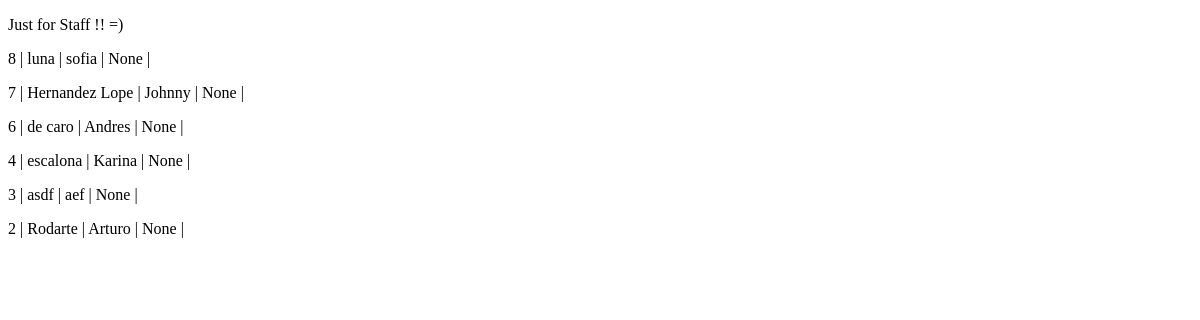
/registro/list, run on an earlier commit of the app's database.
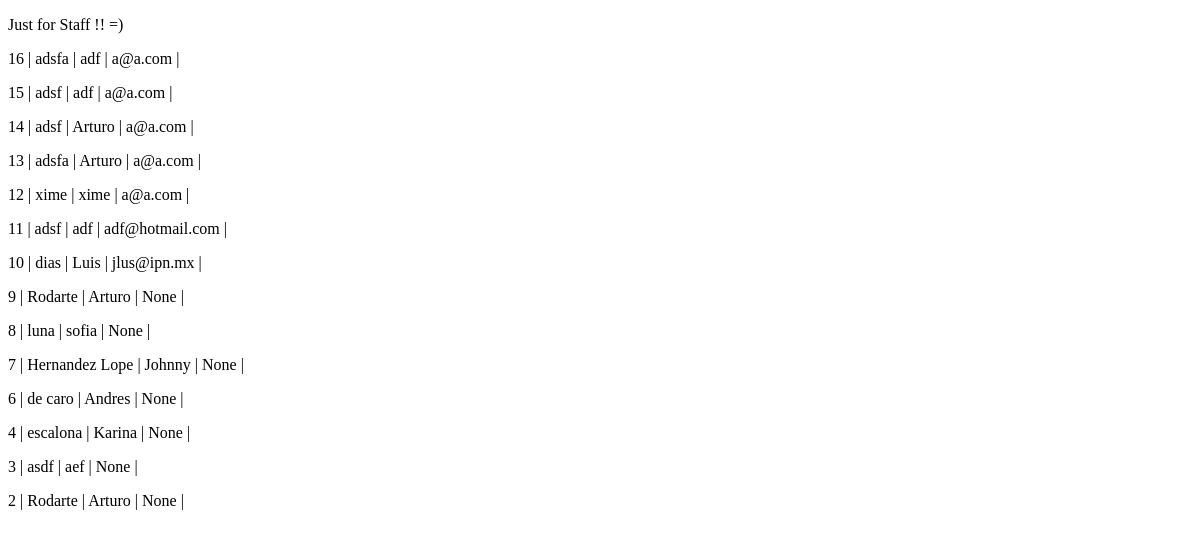
And on a later commit of the database.
### myapps/myregister/models.py (models this page shows, shortened)
class MyRegisterModel(models.Model):
    name = models.CharField(max_length=50, verbose_name= "name")
    lastname = models.CharField(max_length=50, verbose_name= "lastname")
    institution = models.CharField(max_length=80, verbose_name= "institution")
    emailpersonal = models.EmailField(max_length=40, verbose_name= "emailpersonal", null=True, blank=True)
    emailwork = models.EmailField(max_length=40, verbose_name= "emailwork", null=True, blank=True)
    celphone = models.CharField(max_length=50, verbose_name= "celphone", null=True, blank=True)
    grade = models.CharField(max_length=100, verbose_name= "grade", null=True, blank=True)
    snilevel = models.CharField(max_length=40, verbose_name= "snilevel", null=True, blank=True)
    created = models.DateTimeField(auto_now_add=True, verbose_name="Fecha de creación")
    updated = models.DateTimeField(auto_now=True, verbose_name="Fecha de modificación")
    class Meta:
        verbose_name = "registro"
        verbose_name_plural = "registros"
        ordering = ["-created"]

### myapps/myregister/views.py (the view)
# urls.py: path('list', MyRegisterListView.as_view(), name="list"),
class MyRegisterListView(ListView):
    model = MyRegisterModel
    paginate_by = 100  # if pagination is desired

### myapps/myregister/templates/myregister/myregistermodel_list.html (shortened to what this page needs)
<!DOCTYPE html>
<html lang="es">
<head>
</head>
<body>
    <p>Just for Staff !! =)</p>
    <div class="container mb-4">
        {% for item in object_list %}
          <div class="row mt-3">
              <div class="col-md-9 mx-auto">
                  <p>{{item.id}} |
                  {{item.lastname}} |
                  {{item.name}} |
                  {{item.emailwork}} |
              </div>
          </div>
        {% endfor %}
    </div>
</body>
</html>

What changed in the data, as far as the page shows it:
added MyRegisterModel: id "16", lastname "adsfa", name "adf", emailwork "a@a.com"
added MyRegisterModel: id "15", lastname "adsf", name "adf", emailwork "a@a.com"
added MyRegisterModel: id "14", lastname "adsf", name "Arturo", emailwork "a@a.com"
added MyRegisterModel: id "13", lastname "adsfa", name "Arturo", emailwork "a@a.com"
added MyRegisterModel: id "12", lastname "xime", name "xime", emailwork "a@a.com"
added MyRegisterModel: id "11", lastname "adsf", name "adf", emailwork "adf@hotmail.com"
added MyRegisterModel: id "10", lastname "dias", name "Luis", emailwork "jlus@ipn.mx"
added MyRegisterModel: id "9", lastname "Rodarte", name "Arturo", emailwork "None"
